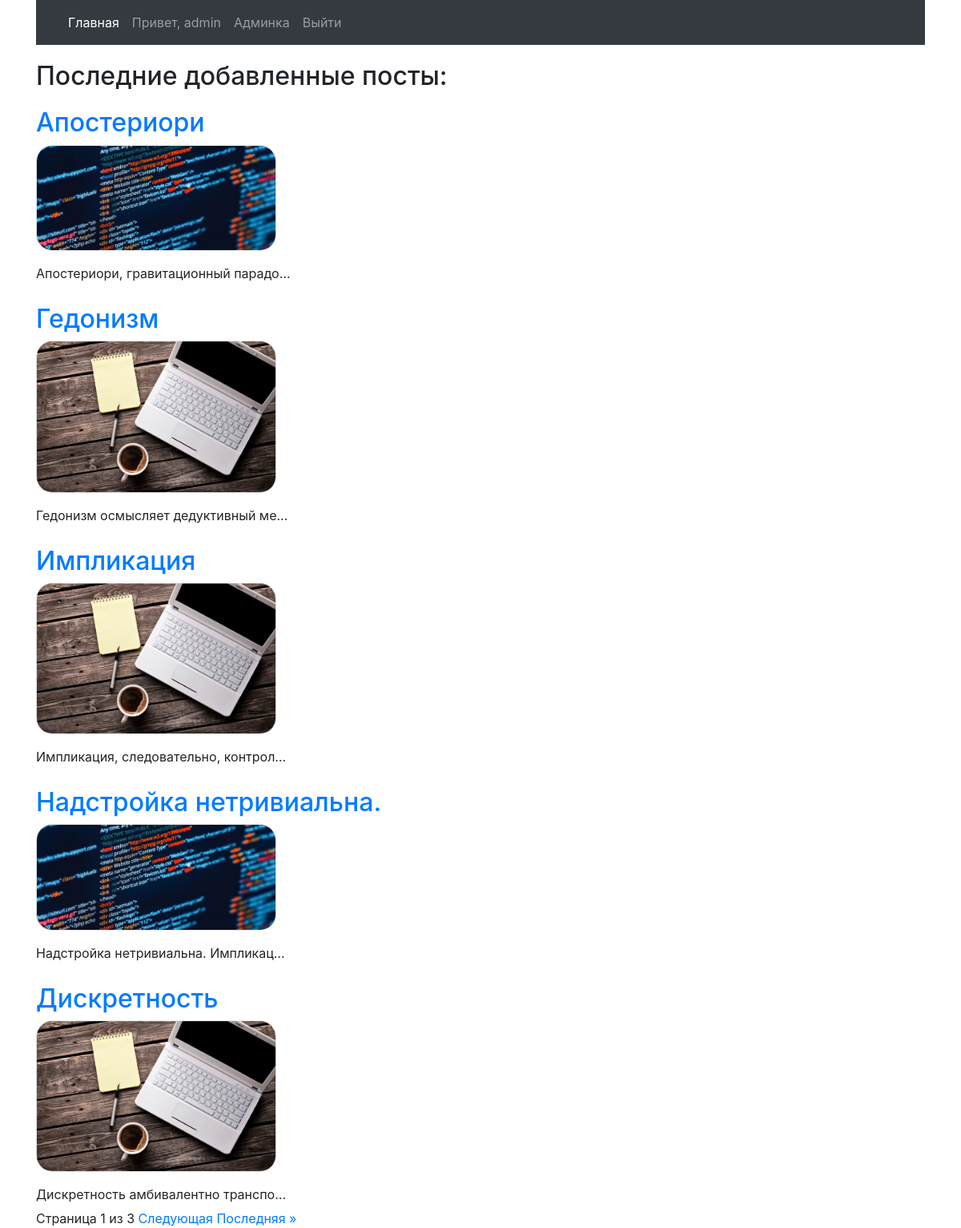
The app's page / (signed in) with its own data.
### blog/models.py (models this page shows)
class Post (models.Model):
    post_name = models.CharField(verbose_name='Название поста', max_length=30)
    post = models.TextField(verbose_name='Пост')
    author = models.CharField(verbose_name='Автор', max_length=30)
    time_creation = models.DateTimeField(verbose_name='Время создания',default=now, editable=True)
    time_publication = models.DateTimeField(verbose_name='Время публикации', default=now, editable=True)
    time_update = models.DateTimeField(default=now, editable=True)
    image = models.ImageField(upload_to='img/', blank=True, null=True)

### blog/views.py (the view, shortened to what this page needs)
# urls.py: path('', home),
def home(request):
    data = dict()
    if request.method == 'GET':
        if request.user.is_authenticated:
            posts = Post.objects.all().order_by('-time_creation')
            data['posts'] = posts
            paginator = Paginator(posts, 5)
            page_number = request.GET.get('page')
            page_obj = paginator.get_page(page_number)
            data['page_obj'] = page_obj
            return render(request, 'blog/home.html', context=data)

### templates/blog/home.html (shortened to what this page needs)
{% extends "base.html" %}
{% block content %}
    <h2> Последние добавленные посты: </h2>
    {% for post in page_obj %}
        <h2><a href="/details/{{post.id}}">{{post.post_name}}</a></h2>
        <p><img src="../img/{{ post.image}}"></p>
        <div class="text-truncate d-inline-block" style="width: 20rem;">
            {{ post.post}}
        </div>
    {% endfor %}
<div class="pagination">
            <span class="step-links">
            <span class="current">
                Страница {{ page_obj.number }} из {{ page_obj.paginator.num_pages }}
            </span>
                {% if page_obj.has_next %}
                    <a href="?page={{ page_obj.next_page_number }}">Следующая</a>
                    <a href="?page={{ page_obj.paginator.num_pages }}">Последняя &raquo;</a>
                {% endif %}
            </span>
{% endblock %}

### templates/base.html (shortened to what this page needs)
<!DOCTYPE html>
{% load static %}
<html lang="en">
<head>
    <link rel="stylesheet" href="https://stackpath.bootstrapcdn.com/bootstrap/4.4.1/css/bootstrap.min.css">
    <link rel="stylesheet" href="/static/css/style.css">
</head>
<body>
<div class="container">
    <nav class="navbar navbar-expand-lg navbar-dark bg-dark sticky-top" style="">
        <div class="collapse navbar-collapse" id="navbarSupportedContent">
            <ul class="navbar-nav mr-auto">
                <li class="nav-item active">
                    <a href="/home" class="nav-link">Главная </a>
                </li>
                {% if user.username == '' %}
                <li class="nav-item ">
                    <a href="/login" class="nav-link">Войти</a>
                </li>
                {% else %}
                <li class="nav-item ">
                    <a href="#" class="nav-link"> Привет, {{ user.username }}</a>
                </li>
                <li class="nav-item ">
                    <a href="../admin_panel" class="nav-link"> Админка</a>
                </li>
                <li class="nav-item">
                    <a href="/exit" class="nav-link">Выйти</a>
                </li>
                {% endif %}
            </ul>
        </div>
    </nav>
</div>
<div class="container">
    {% block content %}
    {% endblock %}
</div>
</body>
</html>

### static/css/style.css (style rules this page uses)
h2, h3, #btn { margin-top: 20px; }
img { border: 1px solid #ddd; border-radius: 20px; width: 300px; height: auto; }
.text-truncate { overflow: hidden; text-overflow: ellipsis; white-space: nowrap; }

### records on screen
Post: post_name "Апостериори", image (picture), post "Апостериори, гравитационный парадо…"
Post: post_name "Гедонизм", image (picture), post "Гедонизм осмысляет дедуктивный ме…"
Post: post_name "Импликация", image (picture), post "Импликация, следовательно, контрол…"
Post: post_name "Надстройка нетривиальна.", image (picture), post "Надстройка нетривиальна. Импликац…"
Post: post_name "Дискретность", image (picture), post "Дискретность амбивалентно транспо…"

### other values on screen
{{ user.username }} "admin"
{{ page_obj.number }} "1"
{{ page_obj.paginator.num_pages }} "3"
